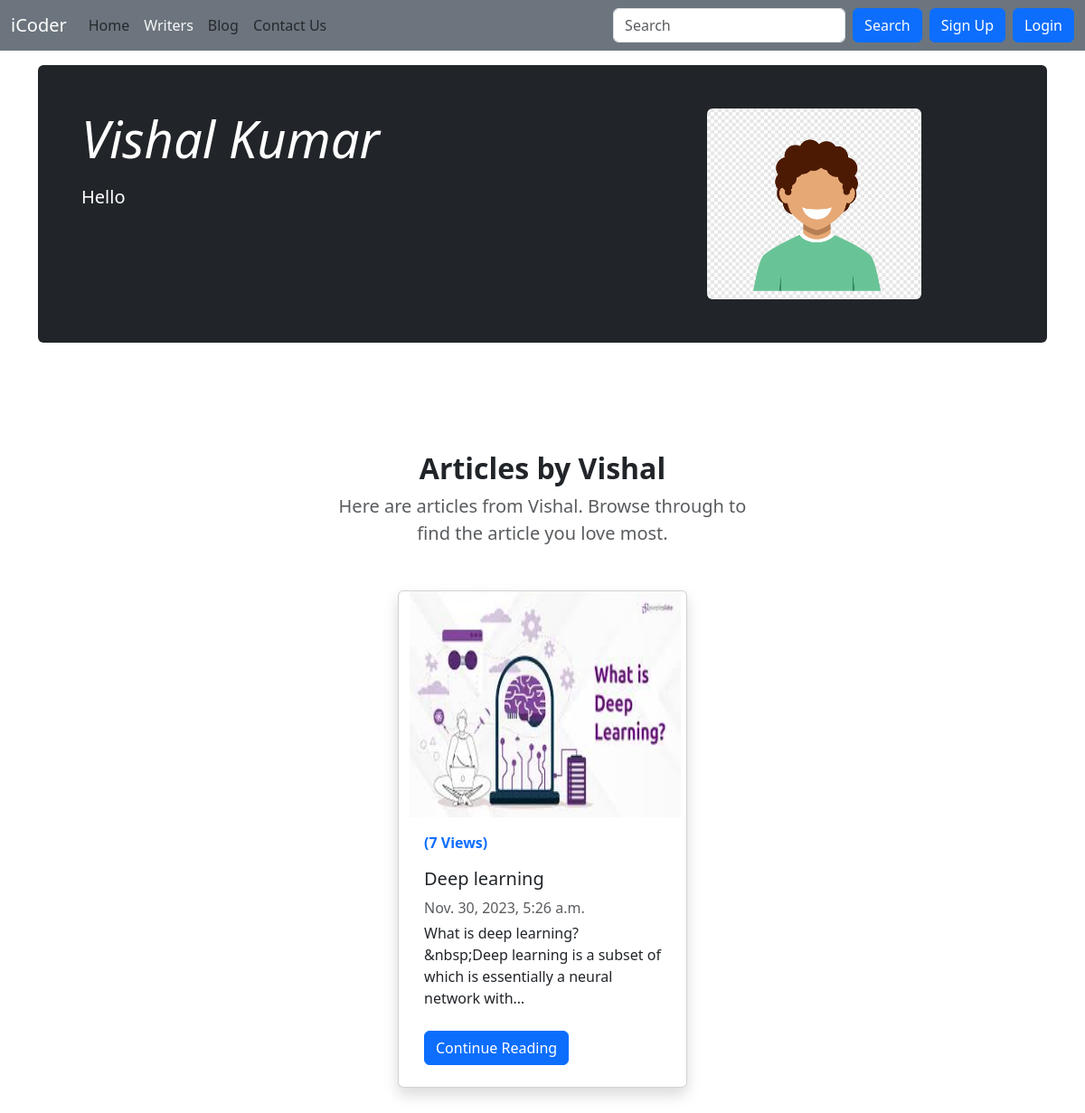
/writers/Vishal, run on an earlier commit of the app's database.
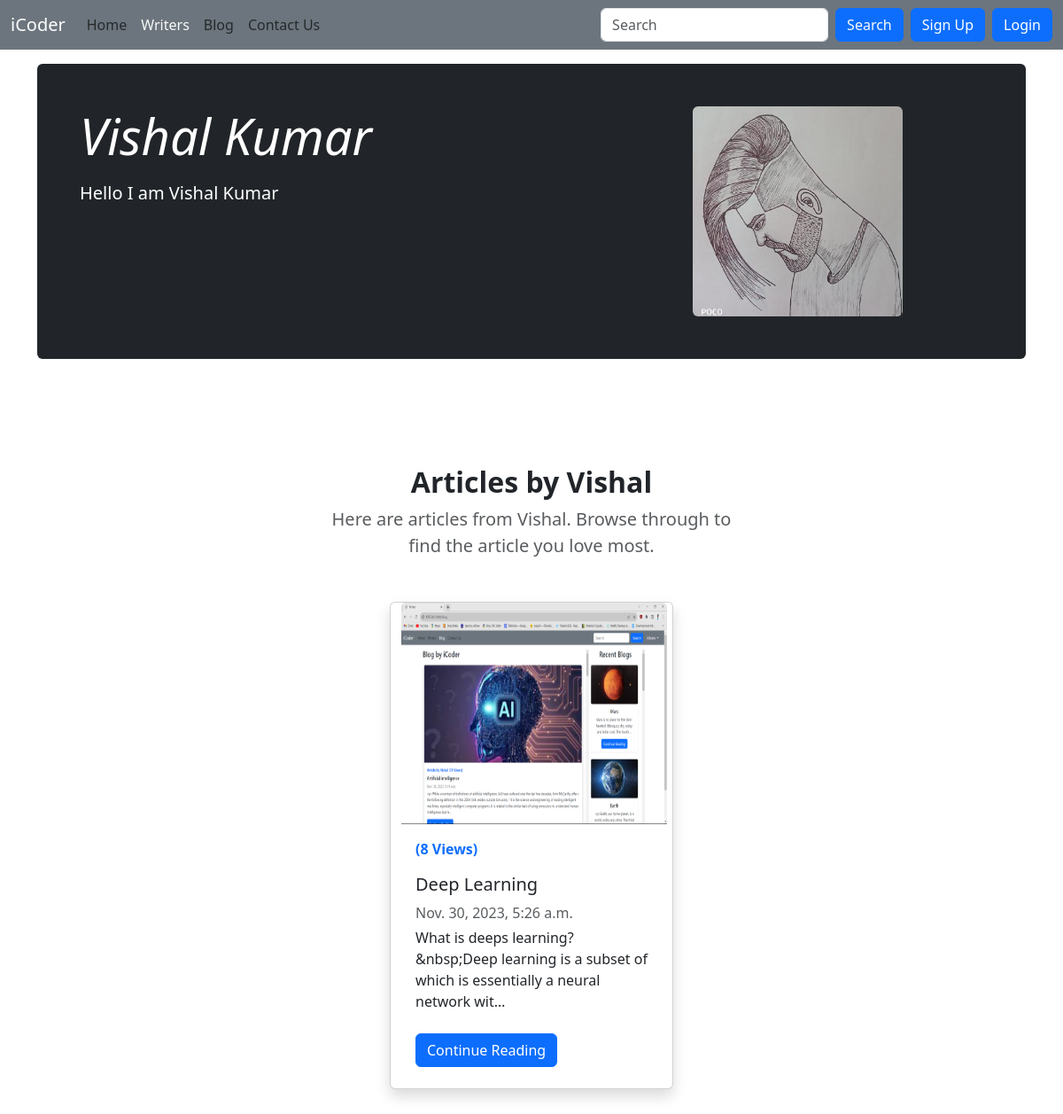
And on a later commit of the database.
### writers/models.py (models this page shows, shortened)
class Writer(models.Model):
    sno = models.AutoField(primary_key=True)
    username = models.CharField(max_length=15)
    firstName = models.CharField(max_length=100)
    lastName = models.CharField(max_length=100)
    email = models.CharField(max_length=100)
    password = models.CharField(max_length=100)
    bio = models.CharField(max_length=1000, default="")
    userImage  = models.ImageField(upload_to='blog/user', default='blog/user/default_user.png')

### blog/models.py (models this page shows, shortened)
class Post(models.Model):
    sno = models.AutoField(primary_key=True)
    title = models.CharField(max_length=255)
    postImage  = models.ImageField(upload_to='static/img', default='static/img/default.jpg')
    content = models.TextField()
    author = models.CharField(max_length=100)
    slug = models.CharField(max_length=130)
    views = models.IntegerField(default=0)
    timeStamp = models.DateTimeField(blank=True)

### writers/views.py (the view)
# urls.py: path('<str:slug>', views.userView, name='userView'),
def userView(request, slug):
    writer = Writer.objects.filter(firstName=slug).first()
    posts = Post.objects.filter(author=writer.firstName)
    context = {'writer' : writer, 'posts' : posts}
    return render(request, 'writers/userView.html', context)

### templates/writers/userView.html (shortened to what this page needs)
{% extends "base.html" %}
{% block aboutactive %} text-light {% endblock aboutactive %}
{% block body %}
<div class="container my-5 p-4">
  <div class="p-4 p-md-5 mb-4 text-white rounded bg-dark row">
    <div class="col-md-8 px-0">
      <h1 class="display-4 fst-italic">{{writer.firstName}} {{writer.lastName}}</h1>
      <p class="lead my-3">{{writer.bio}}</p>
    </div>
    <div class='userImg col-md-4'>
      <img src="/media/{{writer.userImage}}" onerror="this.src='/media/blog/user/default_user.png'" class="rounded w-75" alt="...">
    </div>
  </div>
  <div class="container">
    <section class="py-5" id='allblogs'>
      <div class="container px-5 my-5">
        <div class="row gx-5 justify-content-center">
          <div class="col-lg-8 col-xl-6">
            <div class="text-center">
              <h2 class="fw-bolder">Articles by {{writer.firstName}}</h2>
              <p class="lead fw-normal text-muted mb-5">Here are articles from {{writer.firstName}}. Browse through to
                find
                the article you love most.</p>
            </div>
          </div>
        </div>
        <div class="row justify-content-center">
          {% for post in posts %}
          <div class="card mx-2 shadow" style="width: 20rem;">
            <img src="/{{post.postImage}}" class="card-img-top" alt="...">
            <div class="card-body">
              <p class="text-primary"><b>({{post.views}} Views)</b></p>
              <h5 class="card-title">{{post.title}}</h5>
              <div class="mb-1 text-body-secondary">{{post.timeStamp}}</div>
              <p class="card-text">{{post.content|truncatechars:100}}</p>
              <a href="/blog/{{post.slug}}" class="btn btn-primary my-2">Continue Reading</a>
            </div>
          </div>
          {% endfor %}
        </div>
      </div>
    </section>
  </div>
</div>
{% endblock body %}

### templates/base.html (shortened to what this page needs)
<!doctype html>
<html lang="en">
<head>
  <link href="https://cdn.jsdelivr.net/npm/bootstrap@5.3.2/dist/css/bootstrap.min.css" rel="stylesheet"
>
</head>
<body>
  {% load static %}
  <nav class="navbar navbar-expand-lg bg-secondary fixed-top">
    <div class="container-fluid">
      <a class="navbar-brand text-white" href="/">iCoder</a>
      <div class="collapse navbar-collapse" id="navbarSupportedContent">
        <ul class="navbar-nav me-auto mb-2 mb-lg-0">
          <li class="nav-item">
            <a class="nav-link {% block homeactive %} {% endblock homeactive %}" aria-current="page" href="/">Home</a>
          </li>
          <li class="nav-item">
            <a class="nav-link {% block aboutactive %} {% endblock aboutactive %}" aria-current="page"
              href="/writers">Writers</a>
          </li>
          <li class="nav-item">
            <a class="nav-link {% block blogactive %} {% endblock blogactive %}" aria-current="page"
              href="/blog">Blog</a>
          </li>
          <li class="nav-item">
            <a class="nav-link {% block contactactive %} {% endblock contactactive %}" aria-current="page"
              href="/contact">Contact Us</a>
          </li>
        </ul>
        <form method="get" action="/search" class="d-flex" role="search">
          <input name="query" class="form-control me-2" type="search" placeholder="Search" aria-label="Search">
          <button class="btn btn-primary text-light" type="submit">Search</button>
        </form>
        {% if user.is_authenticated %}
        <div class="dropdown">
          <button class="btn btn-secondary dropdown-toggle mx-2" type="button" data-bs-toggle="dropdown"
            aria-expanded="false">
            {{ user.username }}
          </button>
          <ul class="dropdown-menu m-2" style="min-width: 120px;">
            <li><a class="dropdown-item" href="/logout">Logout</a></li>
            <li><a class="dropdown-item" id="myLink" href="/writers/profile/{{ user.first_name }}">Profile</a></li>
            <li><a class="dropdown-item" href="/writers/newblog/{{ user.first_name }}">New Blog</a></li>
          </ul>
        </div>
        {% else %}
        <button type="button" class="btn btn-primary mx-2" data-bs-toggle="modal" data-bs-target="#signupModal">
          Sign Up
        </button>
        <button type="button" class="btn btn-primary mr-2" data-bs-toggle="modal" data-bs-target="#loginModal">
          Login
        </button>
        {% endif %}
      </div>
    </div>
  </nav>
  {% block body %}
  {% endblock body %}
</body>
</html>

### templates/writers/userView.html (style rules this page uses)
.card-img-top { min-height: 250px; max-height: 250px; min-width: 300px; max-width: 300px; }

What changed in the data, as far as the page shows it:
changed Writer "Vishal": bio "Hello" → "Hello I am Vishal Kumar"; userImage: picture added in place of a placeholder
changed Post: postImage: a different picture; views "7" → "8"; title "Deep learning" → "Deep Learning"; content "What is deep learning?&nbsp;Deep learning is a subset of which is essentially a neural network with…" → "What is deeps learning?&nbsp;Deep learning is a subset of which is essentially a neural network wit…"
